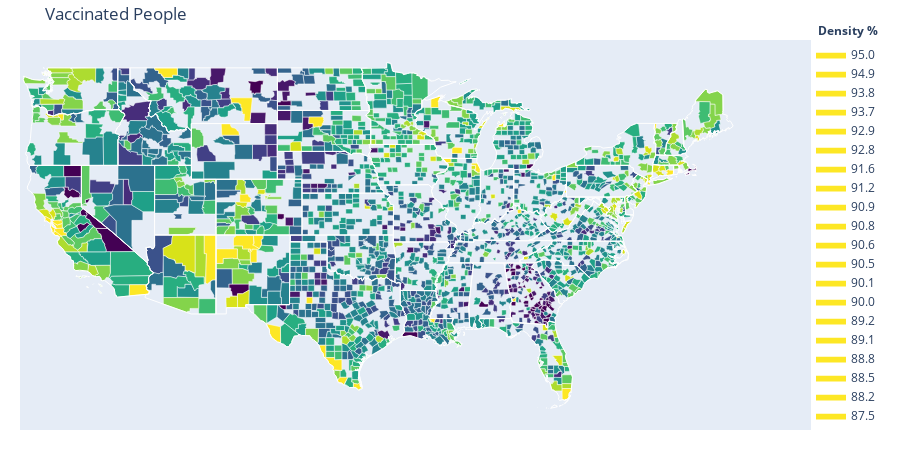

The code cell stored with this chart in its notebook:
### Code cell
# Plot the last timestep to see how it looks.
data18_65_to_plot = data18_65.iloc[-1]
fips = [county.iloc[0]['FIPS'] for county in parsed_groups.values()]
fips = [(0 if np.isnan(f) else f) for f in fips]
fig = ff.create_choropleth(
    fips=fips,
    values=data18_65_to_plot.values,
    county_outline={'color': 'rgb(255,255,255)', 'width': 0.5},
    state_outline={'color': 'rgb(255,255,255)', 'width': 1},
    simplify_county=0.04,
    simplify_state=0.04,
    legend_title='Density %',
    title='Vaccinated People'
)
fig.show()
